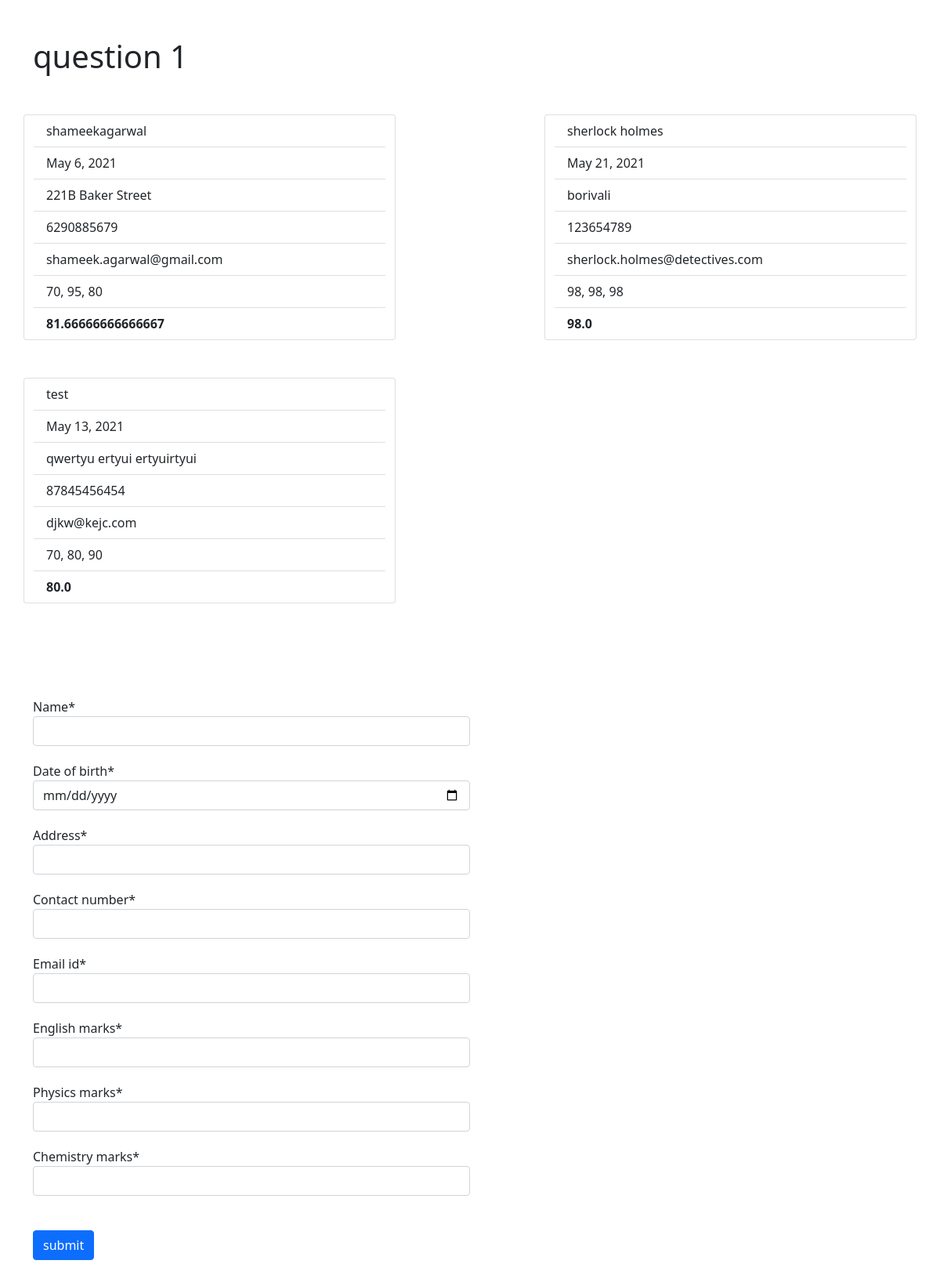
Page /marks/ on the committed database.
### marks/models.py (models this page shows)
class Student(models.Model):
    name = models.CharField(max_length=100)
    date_of_birth = models.DateField()
    address = models.CharField(max_length=100)
    contact_number = models.CharField(max_length=100)
    email_id = models.EmailField()
    english_marks = models.IntegerField()
    physics_marks = models.IntegerField()
    chemistry_marks = models.IntegerField()

### marks/views.py (the view)
# urls.py: path('marks/', include('marks.urls')),
def marks(request):
    form = StudentForm()
    if request.method == 'POST':
        form = StudentForm(request.POST)
        if form.is_valid():
            form.save()
            return redirect('marks')
    students = Student.objects.all()
    for student in students:
        student.percentage = (
            student.english_marks + student.physics_marks + student.chemistry_marks
        ) / 300 * 100
    context = {
        'form': form,
        'students': students
    }
    return render(request, 'marks/index.html', context)

### marks/forms.py
class StudentForm(ModelForm):
    class Meta:
        model = Student
        fields = '__all__'
        widgets = {
            'date_of_birth': DateInput(attrs={'type': 'date'})
        }

### marks/templates/marks/index.html (shortened to what this page needs)
{% extends "template.html" %}
{% load crispy_forms_tags %}
{% block content %}
<h1 style="margin-bottom: 50px;">question 1</h1>
<div class="row justify-content-between">
    {% for student in students %}
    <div class="card col-5 mb-5">
        <ul class="list-group list-group-flush">
            <li class="list-group-item">{{ student.name }}</li>
            <li class="list-group-item">{{ student.date_of_birth }}</li>
            <li class="list-group-item">{{ student.address }}</li>
            <li class="list-group-item">{{ student.contact_number }}</li>
            <li class="list-group-item">{{ student.email_id }}</li>
            <li class="list-group-item">{{ student.english_marks }}, {{ student.physics_marks }},
                {{ student.chemistry_marks }}</li>
            <li class="list-group-item"><b>{{ student.percentage }}</b></li>
        </ul>
    </div>
    {% endfor %}
</div>
<br />
<br />
<br />
<div class="col-6">
    <form method="POST">
        {{ form|crispy }}
        <br />
        <button type="submit" class="btn btn-primary">submit</button>
    </form>
</div>
{% endblock content %}

### templates/template.html (shortened to what this page needs)
<!DOCTYPE html>
<html lang="en">
  <head>
    <link
      href="https://cdn.jsdelivr.net/npm/bootstrap@5.0.0-beta3/dist/css/bootstrap.min.css"
      rel="stylesheet"
    />
  </head>
  <body class="container py-5">
    {% block content %} {% endblock %}
  </body>
</html>

### templates/template.html (style rules this page uses)
.form-group { margin-bottom: 20px; }

### rows in the picture
Student: name "shameekagarwal", date_of_birth "May 6, 2021", address "221B Baker Street", contact_number "6290885679", email_id "shameek.agarwal@gmail.com", english_marks "70", physics_marks "95", chemistry_marks "80", percentage "81.66666666666667"
Student: name "sherlock holmes", date_of_birth "May 21, 2021", address "borivali", contact_number "123654789", email_id "sherlock.holmes@detectives.com", english_marks "98", physics_marks "98", chemistry_marks "98", percentage "98.0"
Student: name "test", date_of_birth "May 13, 2021", address "qwertyu ertyui ertyuirtyui", contact_number "87845456454", email_id "djkw@kejc.com", english_marks "70", physics_marks "80", chemistry_marks "90", percentage "80.0"
